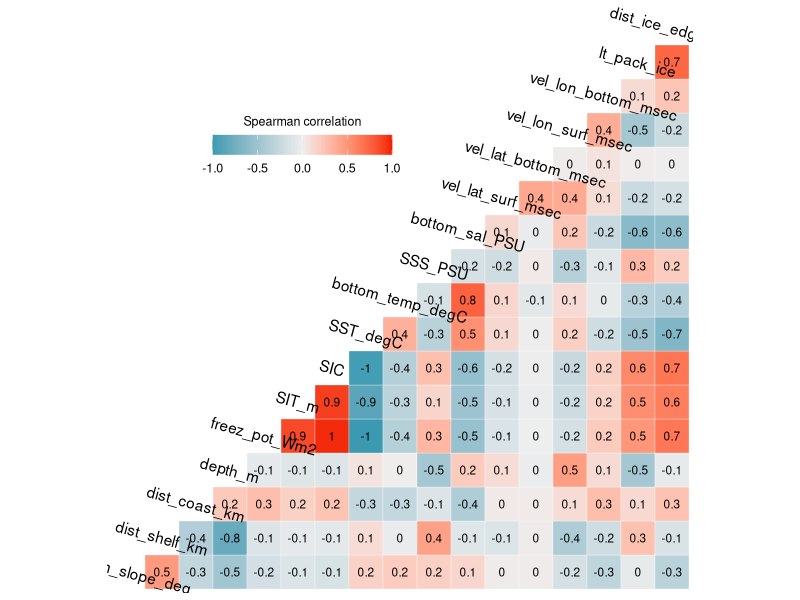
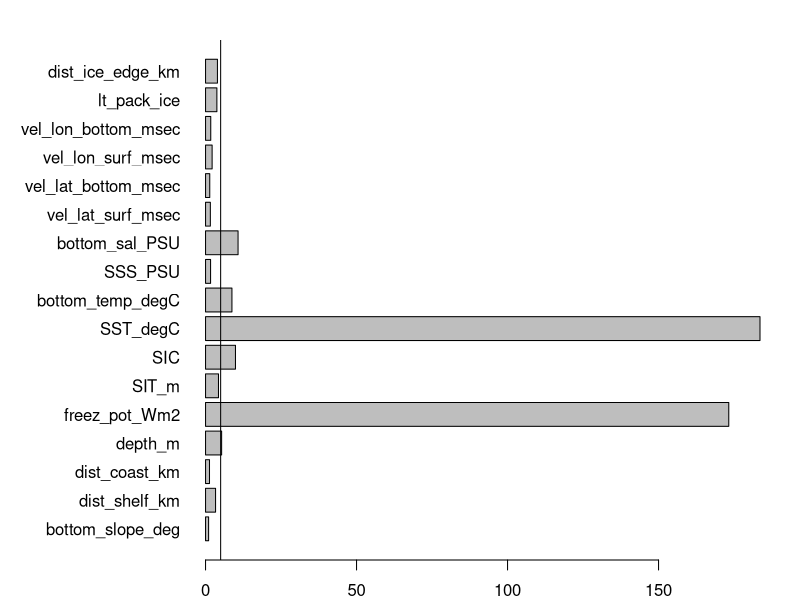
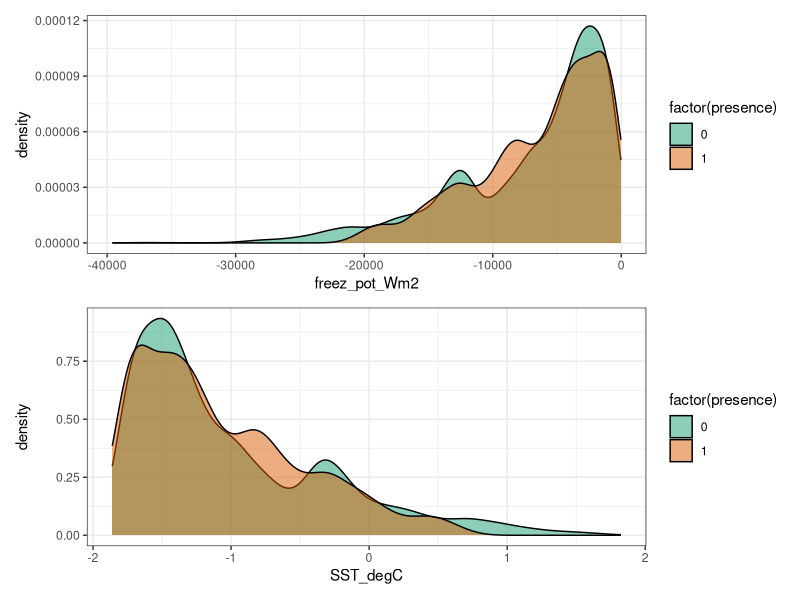
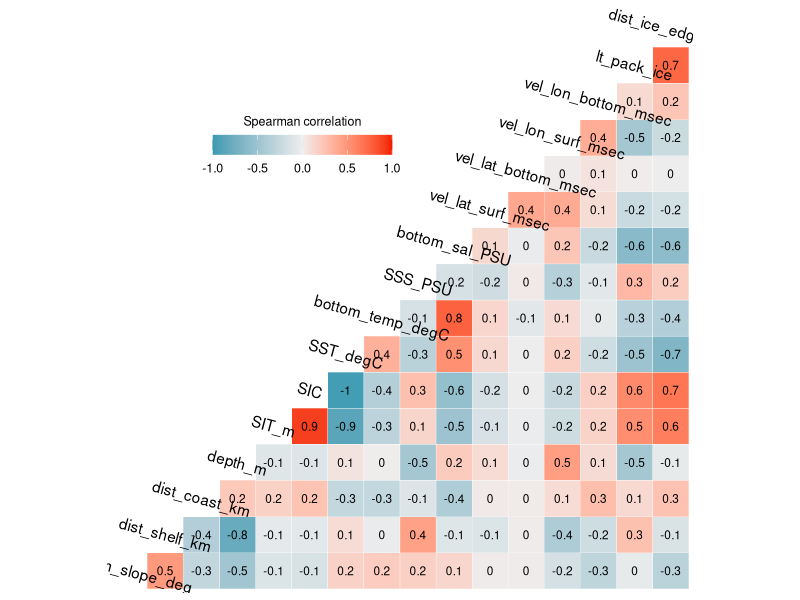
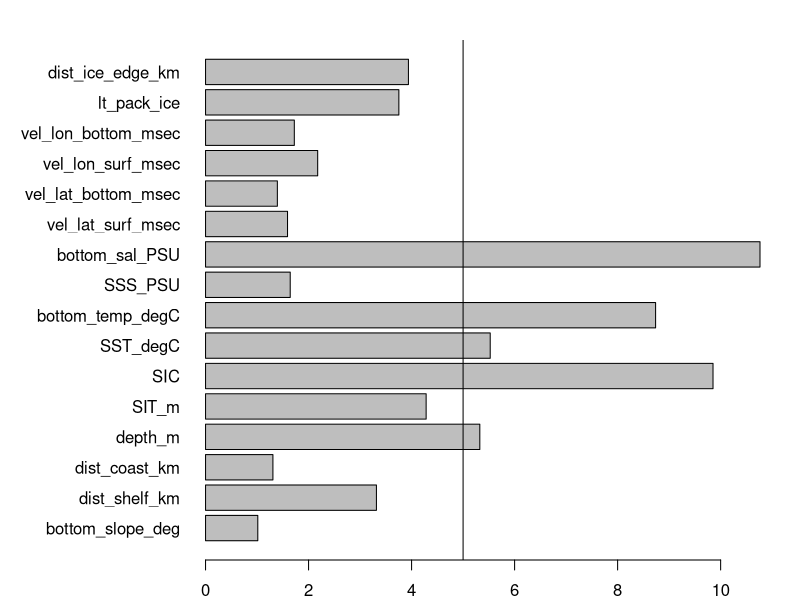
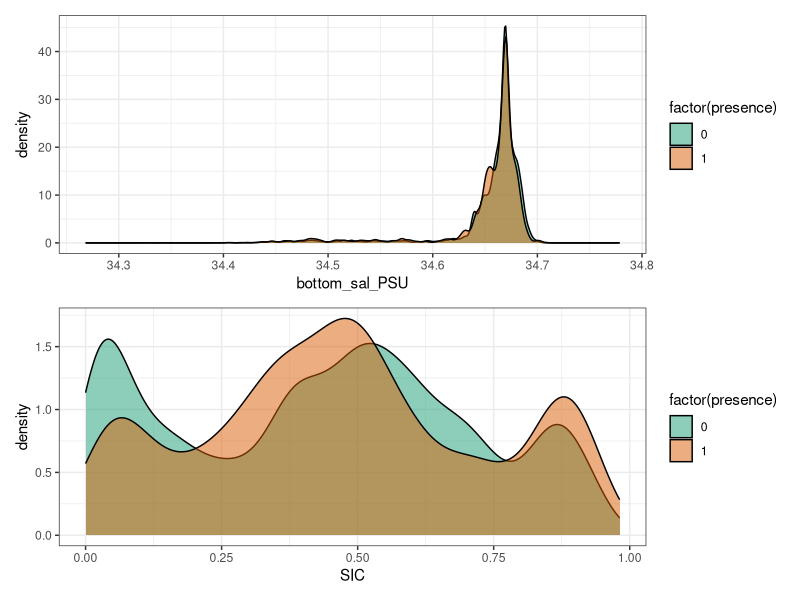
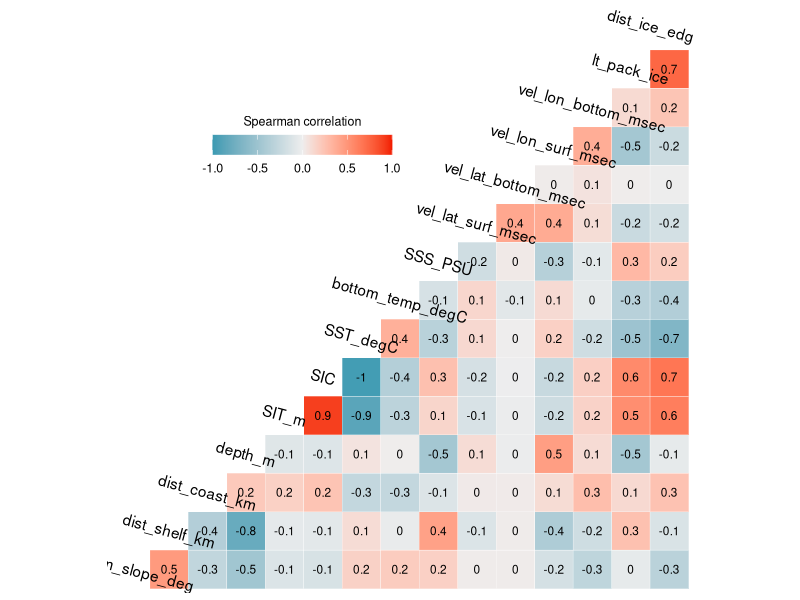
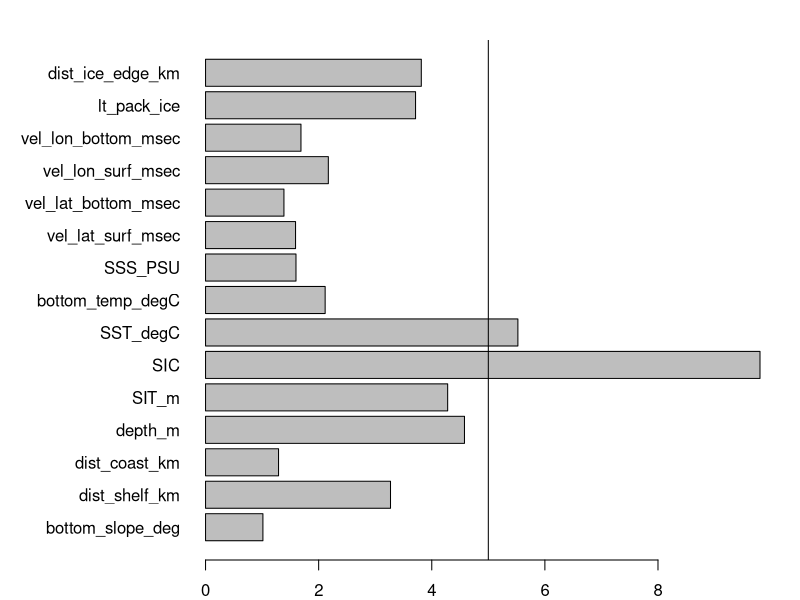

Write the R code that produced these figures, in order.
## ---- chunk 1
knitr::opts_chunk$set(echo = TRUE)
## ---- chunk 2
library(tidyverse)
library(GGally)
library(car)
library(patchwork)
## ---- chunk 3
crab_ind <- read_csv("../Cleaned_Data/unique_crabeater_obs_all_env.csv") %>%  
  #Selecting observations for the Indian sector during the weaning period
  filter(str_detect(sector, "Indian") & life_stage == "weaning") %>% 
  #Removing original date column
  select(!event_date) %>% 
  #Binding to background data
  bind_rows(read_csv("../Cleaned_Data/unique_background_5x_obs_all_env.csv"))

#Checking data structure
glimpse(crab_ind)
## ---- chunk 4
#Checking correlation between numeric variables
num_var <- crab_ind %>% 
  select(bottom_slope_deg:dist_ice_edge_km) %>% 
  #Removing rows containing NA values
  drop_na()
## ---- chunk 5
#Calculating correlations and plotting results
ggcorr(num_var, method = c("pairwise", "spearman"), 
       label = T, label_size = 3, angle = -15)+
  theme(legend.justification = c(1, 0),
        legend.position = c(0.5, 0.7),
        legend.direction = "horizontal") +
  guides(fill = guide_colorbar(barwidth = 9, 
                               barheight = 1, 
                               title.position = "top", 
                               title.hjust = 0.5, 
                               title = "Spearman correlation"))
## ---- chunk 6
# First we will define the formula to be used in the linear regression. We will use the names of all variables in the num_var data frame
form_lm <- paste("presence", paste(colnames(num_var), sep = "+", collapse = "+"), sep = " ~ ")

#Fitting linear model
model <- lm(as.formula(form_lm), data = crab_ind)

#Checking results
summary(model)
## ---- chunk 7
#Calculating VIF values for all predictors in the linear regression
vif_vals <- vif(model)

#Plotting results as a horizontal bar plot
par(mar = c(2, 10, 2, 2))
barplot(vif_vals, horiz = T, las = 1)
#We will add a vertical line at 5 to easily identify variables with large VIF values
abline(v = 5)
## ---- chunk 8
#Density distribution for freezing potential
den1 <- crab_ind %>% 
  drop_na() %>% 
  ggplot(aes(x = freez_pot_Wm2, fill = factor(presence)))+
  geom_density(alpha = 0.5)+
  scale_fill_brewer(palette = "Dark2")+
  theme_bw()

#Density distribution for SST
den2 <- crab_ind %>% 
  drop_na() %>% 
  ggplot(aes(x = SST_degC, fill = factor(presence)))+
  geom_density(alpha = 0.5)+
  scale_fill_brewer(palette = "Dark2")+
  theme_bw()

#Plotting together
den1/den2
## ---- chunk 9
#Removing freezing potential from num_var data frame and plot correlations again
num_var <- num_var %>% 
  #Removing rows containing NA values
  drop_na() %>% 
  select(!freez_pot_Wm2)

#Calculating correlations and plotting results
ggcorr(num_var, method = c("pairwise", "spearman"), 
       label = T, label_size = 3, angle = -15)+
  theme(legend.justification = c(1, 0),
        legend.position = c(0.5, 0.7),
        legend.direction = "horizontal") +
  guides(fill = guide_colorbar(barwidth = 9, 
                               barheight = 1, 
                               title.position = "top", 
                               title.hjust = 0.5, 
                               title = "Spearman correlation"))
## ---- chunk 10
#Linear regression formula
form_lm <- paste("presence", paste(colnames(num_var), sep = "+", collapse = "+"), sep = " ~ ")

#Fitting linear model
model <- lm(as.formula(form_lm), data = crab_ind)

#Checking results
summary(model)
## ---- chunk 11
#Calculating VIF values for all predictors in the linear regression
vif_vals <- vif(model)

#Plotting results as a horizontal bar plot
par(mar = c(2, 10, 2, 2))
barplot(vif_vals, horiz = T, las = 1)
#We will add a vertical line at 5 to easily identify variables with large VIF values
abline(v = 5)
## ---- chunk 12
#Density distribution for freezing potential
den1 <- crab_ind %>% 
  drop_na() %>% 
  ggplot(aes(x = bottom_sal_PSU, fill = factor(presence)))+
  geom_density(alpha = 0.5)+
  scale_fill_brewer(palette = "Dark2")+
  theme_bw()

#Density distribution for SST
den2 <- crab_ind %>% 
  drop_na() %>% 
  ggplot(aes(x = SIC, fill = factor(presence)))+
  geom_density(alpha = 0.5)+
  scale_fill_brewer(palette = "Dark2")+
  theme_bw()

#Plotting together
den1/den2
## ---- chunk 13
#Removing freezing potential from num_var data frame and plot correlations again
num_var <- num_var %>% 
  #Removing rows containing NA values
  drop_na() %>% 
  select(!bottom_sal_PSU)

#Calculating correlations and plotting results
ggcorr(num_var, method = c("pairwise", "spearman"), 
       label = T, label_size = 3, angle = -15)+
  theme(legend.justification = c(1, 0),
        legend.position = c(0.5, 0.7),
        legend.direction = "horizontal") +
  guides(fill = guide_colorbar(barwidth = 9, 
                               barheight = 1, 
                               title.position = "top", 
                               title.hjust = 0.5, 
                               title = "Spearman correlation"))
## ---- chunk 14
#Linear regression formula
form_lm <- paste("presence", paste(colnames(num_var), sep = "+", collapse = "+"), sep = " ~ ")

#Fitting linear model
model <- lm(as.formula(form_lm), data = crab_ind)

#Checking results
summary(model)
## ---- chunk 15
#Calculating VIF values for all predictors in the linear regression
vif_vals <- vif(model)

#Plotting results as a horizontal bar plot
par(mar = c(2, 10, 2, 2))
barplot(vif_vals, horiz = T, las = 1)
#We will add a vertical line at 5 to easily identify variables with large VIF values
abline(v = 5)
## ---- chunk 16
#Removing freezing potential from num_var data frame and plot correlations again
num_var <- num_var %>% 
  #Removing rows containing NA values
  drop_na() %>% 
  select(!SST_degC)

#Calculating correlations and plotting results
ggcorr(num_var, method = c("pairwise", "spearman"), 
       label = T, label_size = 3, angle = -15)+
  theme(legend.justification = c(1, 0),
        legend.position = c(0.5, 0.7),
        legend.direction = "horizontal") +
  guides(fill = guide_colorbar(barwidth = 9, 
                               barheight = 1, 
                               title.position = "top", 
                               title.hjust = 0.5, 
                               title = "Spearman correlation"))
## ---- chunk 17
#Linear regression formula
form_lm <- paste("presence", paste(colnames(num_var), sep = "+", collapse = "+"), sep = " ~ ")

#Fitting linear model
model <- lm(as.formula(form_lm), data = crab_ind)

#Checking results
summary(model)
## ---- chunk 18
#Calculating VIF values for all predictors in the linear regression
vif_vals <- vif(model)

#Plotting results as a horizontal bar plot
par(mar = c(2, 10, 2, 2))
barplot(vif_vals, horiz = T, las = 1, xlim = c(0, 6))
#We will add a vertical line at 5 to easily identify variables with large VIF values
abline(v = 5)
## ---- chunk 19
#Density distribution for freezing potential
den1 <- crab_ind %>% 
  drop_na() %>% 
  ggplot(aes(x = SIT_m, fill = factor(presence)))+
  geom_density(alpha = 0.5)+
  scale_fill_brewer(palette = "Dark2")+
  theme_bw()

#Density distribution for SST
den2 <- crab_ind %>% 
  drop_na() %>% 
  ggplot(aes(x = SIC, fill = factor(presence)))+
  geom_density(alpha = 0.5)+
  scale_fill_brewer(palette = "Dark2")+
  theme_bw()

#Plotting together
den1/den2
## ---- chunk 20
#Removing freezing potential from num_var data frame and plot correlations again
num_var <- num_var %>% 
  #Removing rows containing NA values
  drop_na() %>% 
  select(!SIT_m)

#Calculating correlations and plotting results
ggcorr(num_var, method = c("pairwise", "spearman"), 
       label = T, label_size = 3, angle = -15)+
  theme(legend.justification = c(1, 0),
        legend.position = c(0.5, 0.7),
        legend.direction = "horizontal") +
  guides(fill = guide_colorbar(barwidth = 9, 
                               barheight = 1, 
                               title.position = "top", 
                               title.hjust = 0.5, 
                               title = "Spearman correlation"))
## ---- chunk 21
#Linear regression formula
form_lm <- paste("presence", paste(colnames(num_var), sep = "+", collapse = "+"), sep = " ~ ")

#Fitting linear model
model <- lm(as.formula(form_lm), data = crab_ind)

#Checking results
summary(model)
## ---- chunk 22
#Calculating VIF values for all predictors in the linear regression
vif_vals <- vif(model)

#Plotting results as a horizontal bar plot
par(mar = c(2, 10, 2, 2))
barplot(vif_vals, horiz = T, las = 1, xlim = c(0, 6))
#We will add a vertical line at 5 to easily identify variables with large VIF values
abline(v = 5)
## ---- chunk 23
crab_ind %>% 
  select(!c(freez_pot_Wm2, bottom_sal_PSU, SST_degC, SIT_m)) %>% 
  write_csv("../Cleaned_Data/Obs_BG_5x_Indian_weaning_LowVIF.csv")
